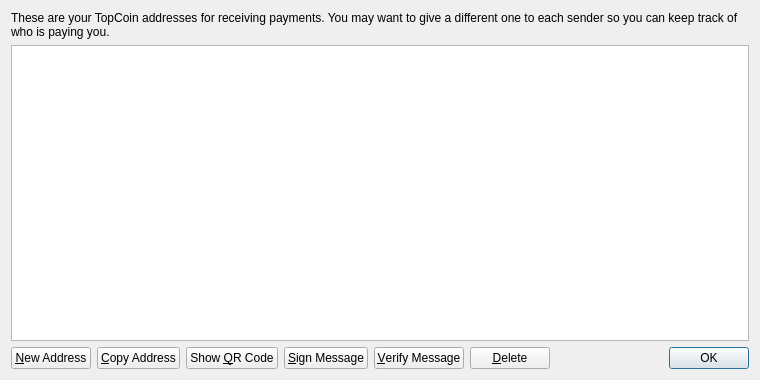
<?xml version="1.0" encoding="UTF-8"?>
<ui version="4.0">
 <class>AddressBookPage</class>
 <widget class="QWidget" name="AddressBookPage">
  <property name="geometry">
   <rect>
    <x>0</x>
    <y>0</y>
    <width>760</width>
    <height>380</height>
   </rect>
  </property>
  <property name="windowTitle">
   <string>Address Book</string>
  </property>
  <layout class="QVBoxLayout" name="verticalLayout">
   <item>
    <widget class="QLabel" name="labelExplanation">
     <property name="text">
      <string>These are your TopCoin addresses for receiving payments. You may want to give a different one to each sender so you can keep track of who is paying you.</string>
     </property>
     <property name="textFormat">
      <enum>Qt::PlainText</enum>
     </property>
     <property name="wordWrap">
      <bool>true</bool>
     </property>
    </widget>
   </item>
   <item>
    <widget class="QTableView" name="tableView">
     <property name="contextMenuPolicy">
      <enum>Qt::CustomContextMenu</enum>
     </property>
     <property name="toolTip">
      <string>Double-click to edit address or label</string>
     </property>
     <property name="tabKeyNavigation">
      <bool>false</bool>
     </property>
     <property name="alternatingRowColors">
      <bool>true</bool>
     </property>
     <property name="selectionMode">
      <enum>QAbstractItemView::SingleSelection</enum>
     </property>
     <property name="selectionBehavior">
      <enum>QAbstractItemView::SelectRows</enum>
     </property>
     <property name="sortingEnabled">
      <bool>true</bool>
     </property>
     <attribute name="verticalHeaderVisible">
      <bool>false</bool>
     </attribute>
    </widget>
   </item>
   <item>
    <layout class="QHBoxLayout" name="horizontalLayout">
     <item>
      <widget class="QPushButton" name="newAddressButton">
       <property name="toolTip">
        <string>Create a new address</string>
       </property>
       <property name="text">
        <string>&amp;New Address</string>
       </property>
       <property name="icon">
        <iconset resource="../bitcoin.qrc">
         <normaloff>:/icons/add</normaloff>:/icons/add</iconset>
       </property>
      </widget>
     </item>
     <item>
      <widget class="QPushButton" name="copyToClipboard">
       <property name="toolTip">
        <string>Copy the currently selected address to the system clipboard</string>
       </property>
       <property name="text">
        <string>&amp;Copy Address</string>
       </property>
       <property name="icon">
        <iconset resource="../bitcoin.qrc">
         <normaloff>:/icons/editcopy</normaloff>:/icons/editcopy</iconset>
       </property>
      </widget>
     </item>
     <item>
      <widget class="QPushButton" name="showQRCode">
       <property name="text">
        <string>Show &amp;QR Code</string>
       </property>
       <property name="icon">
        <iconset resource="../bitcoin.qrc">
         <normaloff>:/icons/qrcode</normaloff>:/icons/qrcode</iconset>
       </property>
      </widget>
     </item>
     <item>
      <widget class="QPushButton" name="signMessage">
       <property name="toolTip">
        <string>Sign a message to prove you own a Bitcoin address</string>
       </property>
       <property name="text">
        <string>&amp;Sign Message</string>
       </property>
       <property name="icon">
        <iconset resource="../bitcoin.qrc">
         <normaloff>:/icons/edit</normaloff>:/icons/edit</iconset>
       </property>
      </widget>
     </item>
     <item>
      <widget class="QPushButton" name="verifyMessage">
       <property name="toolTip">
        <string>Verify a message to ensure it was signed with a specified Bitcoin address</string>
       </property>
       <property name="text">
        <string>&amp;Verify Message</string>
       </property>
       <property name="icon">
        <iconset resource="../bitcoin.qrc">
         <normaloff>:/icons/transaction_0</normaloff>:/icons/transaction_0</iconset>
       </property>
      </widget>
     </item>
     <item>
      <widget class="QPushButton" name="deleteButton">
       <property name="toolTip">
        <string>Delete the currently selected address from the list. Only sending addresses can be deleted.</string>
       </property>
       <property name="text">
        <string>&amp;Delete</string>
       </property>
       <property name="icon">
        <iconset resource="../bitcoin.qrc">
         <normaloff>:/icons/remove</normaloff>:/icons/remove</iconset>
       </property>
      </widget>
     </item>
     <item>
      <spacer name="horizontalSpacer">
       <property name="orientation">
        <enum>Qt::Horizontal</enum>
       </property>
       <property name="sizeHint" stdset="0">
        <size>
         <width>40</width>
         <height>20</height>
        </size>
       </property>
      </spacer>
     </item>
     <item>
      <widget class="QDialogButtonBox" name="buttonBox">
       <property name="sizePolicy">
        <sizepolicy hsizetype="Maximum" vsizetype="Fixed">
         <horstretch>0</horstretch>
         <verstretch>0</verstretch>
        </sizepolicy>
       </property>
       <property name="standardButtons">
        <set>QDialogButtonBox::Ok</set>
       </property>
      </widget>
     </item>
    </layout>
   </item>
  </layout>
 </widget>
 <resources>
  <include location="../bitcoin.qrc"/>
 </resources>
 <connections/>
</ui>
